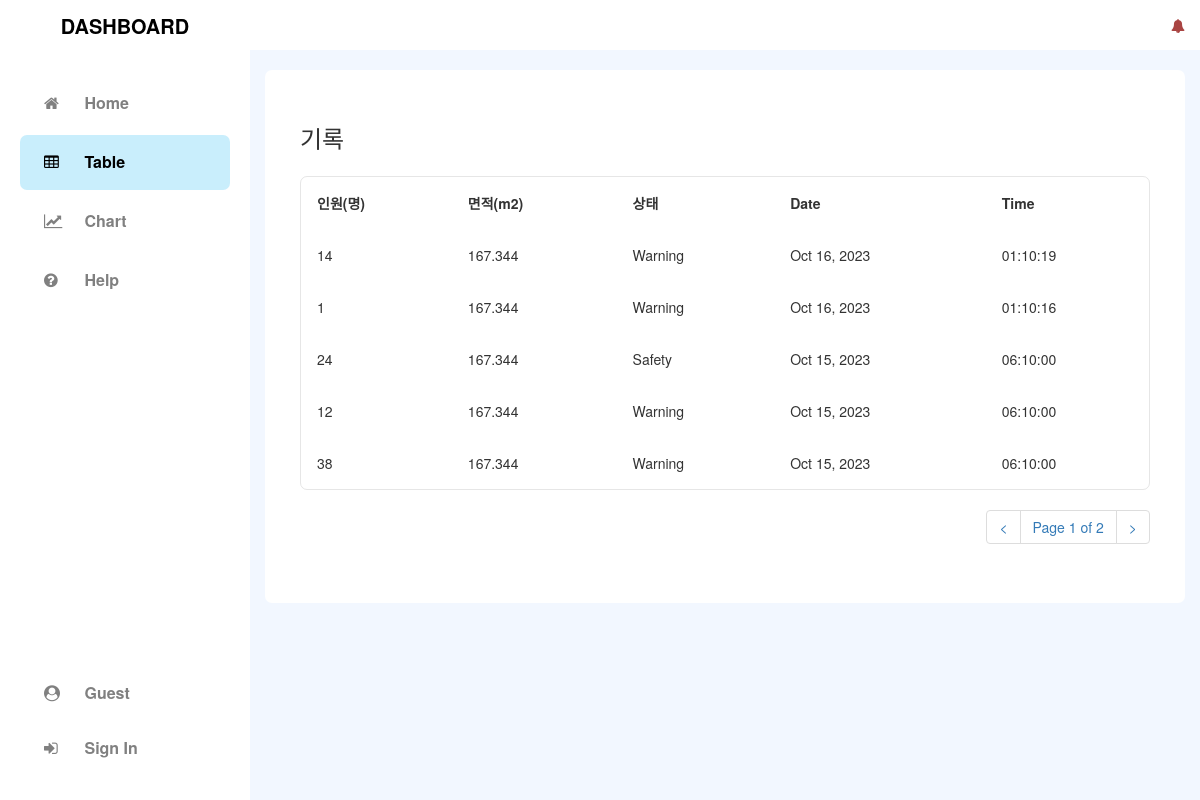
The page /table/index.php on the database its author committed.
### tables this page shows
CREATE TABLE IF NOT EXISTS `capstone_py` (
  `people_count` int(11) unsigned NOT NULL DEFAULT 0,
  `area_size` float unsigned NOT NULL DEFAULT 0,
  `status` text NOT NULL,
  `datetime` datetime NOT NULL DEFAULT current_timestamp(),
  PRIMARY KEY (`datetime`)
);

### assets/database/mysql_config.php (called while the page is built, shortened)
<?php
  $host = "localhost";
  $user = "root";
  $pw = "";
  $dbName = "capstone";
  try {
    $db_board = new mysqli($host, $user, $pw, $dbName);
    $db_board->set_charset("utf8");
    function query($db_board_query) {
      global $db_board;
      return $db_board->query($db_board_query);
    }
  } catch (Exception $e) {
    echo "DB 서버에 연결할 수 없습니다. 관리자에게 문의해주세요.";
  }
?>

### table/index.php (the view, shortened to what this page needs)
<?php require_once("../assets/database/mysql_config.php"); ?>
<!doctype html>
 <html class="no-js" lang="ko-KR">
<head>
  <link rel="stylesheet" href="https://cdnjs.cloudflare.com/ajax/libs/twitter-bootstrap/3.3.7/css/bootstrap.min.css"/>
  <link rel="stylesheet" href="https://cdnjs.cloudflare.com/ajax/libs/font-awesome/4.7.0/css/font-awesome.css"/>
  <link rel="stylesheet" href="../assets/css/style.css"/>
  <link rel="stylesheet" href="../assets/css/sidebar.css"/>
  <link rel="stylesheet" href="../assets/css/account.css"/>
  <link rel="stylesheet" href="../assets/css/admin.css"/>
</head>
<body>
  <div id="viewport">
    <?php require_once("../assets/components/nav/sidebar.php")?>
    <div id="content">
      <?php require_once("../assets/components/nav/header.php")?>
      <div class="container-fluid">
        <div id="layout_table">
          <div class="account-box">
            <h3>기록</h3>
            <table class="signlog-table">
              <thead>
              <tr>
                <th>인원(명)</th>
                <th>면적(m2)</th>
                <th>상태</th>
                <th>Date</th>
                <th>Time</th>
              </tr>
              </thead>
              <tbody>
                <?php
                  if(isset($_GET['page'])) {
                    $page = $_GET['page'];
                  } else {
                    $page = 1;
                  }
                  $sql = query("select * from capstone_py");
                  $row_num = mysqli_num_rows($sql);
                  $list = 5;
                  $total_page = ceil($row_num / $list);
                  $start_num = ($page-1) * $list;
                  $sql_tabledata = query("select * from capstone_py order by datetime desc limit $start_num, $list");
                  while($table_data = $sql_tabledata->fetch_array()) {
                    $table_data_people_count = $table_data['people_count'];
                    $table_data_area_size = $table_data['area_size'];
                    $table_data_status = $table_data['status'];
                    $table_data_datetime = $table_data['datetime'];
                    $table_data_date = date("M d, Y", strtotime($table_data_datetime));
                    $table_data_time = date("H:m:s", strtotime($table_data_datetime));
                ?>
                <tr>
                  <td data-th="인원(명)"><?php echo $table_data_people_count; ?></td>
                  <td data-th="면적(m2)"><?php echo $table_data_area_size; ?></td>
                  <td data-th="상태"><?php echo $table_data_status; ?></td>
                  <td data-th="Date"><?php echo $table_data_date; ?></td>
                  <td data-th="Time"><?php echo $table_data_time; ?></td>
                </tr>
                <?php } ?>
              </tbody>
            </table>
            <nav class="text-right">
              <div id="page_num">
                <ul class="pagination">
                  <?php
                    if($total_page != 0) {
                      if($page <= 1) {
                        echo "<li><a><</a></li>";
                      } else {
                        $pre = $page - 1;
                        echo "<li><a href='../table?page=$pre'><</a></li>";
                      }
                      echo "<li><a>Page $page of $total_page</a></li>";
                      if($page >= $total_page) {
                        echo "<li><a>></a></li>";
                      } else {
                      $next = $page + 1;
                        echo "<li><a href='../table?page=$next'>></a></li>";
                      }
                    }
                  ?>
                </ul>
              </div>
            </nav>
          </div>
        </div>
      </div>
    </div>
  </div>
</body>
</html>

### assets/components/nav/sidebar.php
<?php
  if(isset($_SESSION["loggedin"]) && $_SESSION["loggedin"] === true) {
    $result_myaccount = query("select * from users where id ='".$_SESSION["id"]."'");
    $row_myaccount = $result_myaccount->fetch_array();
    if ($row_myaccount['id'] == "1" && $row_myaccount['role'] == "Admin") {
      $sign_box = '
        <li>
          <a id="tab_adminpanel" href="../admin">
            <i class="fa fa-lock" aria-hidden="true"></i> Admin Panel
          </a>
        </li>
        <li>
          <a id="tab_mypage" href="../mypage">
            <i class="fa fa-user-circle-o" aria-hidden="true"></i> My Page
          </a>
        </li>
        <li>
          <a id="tab_signout" href="../signout">
            <i class="fa fa-sign-out" aria-hidden="true"></i> Sign Out
          </a>
        </li>';
    } else {
      $sign_box = '
        <li>
          <a id="tab_mypage" href="../mypage">
            <i class="fa fa-user-circle-o" aria-hidden="true"></i> My Page
          </a>
        </li>
        <li>
          <a id="tab_signout" href="../signout">
            <i class="fa fa-sign-out" aria-hidden="true"></i> Sign Out
          </a>
        </li>';
    }
  } else {
    $sign_box = '
      <li>
        <a style="cursor: default;">
          <i class="fa fa-user-circle" aria-hidden="true"></i> Guest
        </a>
        <a id="tab_signin" href="../signin">
          <i class="fa fa-sign-in" aria-hidden="true"></i> Sign In
        </a>
      </li>';
  }
?>
<div id="sidebar">
  <header>
    <a>DASHBOARD</a>
  </header>
  <ul class="nav">
    <li>
      <a id="tab_home" href="../">
        <i class="fa fa-home" aria-hidden="true"></i> Home
      </a>
    </li>
    <li>
      <a id="tab_table" href="../table">
        <i class="fa fa-table" aria-hidden="true"></i> Table
      </a>
    </li>
    <li>
      <a id="tab_chart" href="../chart">
        <i class="fa fa-line-chart" aria-hidden="true"></i> Chart
      </a>
    </li>
    <li>
      <a id="tab_help" href="../help">
        <i class="fa fa-question-circle" aria-hidden="true"></i> Help
      </a>
    </li>
  </ul>
  <ul class="nav" style="position: absolute; bottom: 0px; width: 100%">
    <?php echo $sign_box; ?>
  </ul>
</div>

### assets/components/nav/header.php (shortened to what this page needs)
<nav class="navbar navbar-default">
  <div class="container-fluid">
    <ul class="nav navbar-nav navbar-right m-nav">
      <li>
        <a><i class="fa fa-bell text-danger"></i></a>
      </li>
    </ul>
  </div>
</nav>

### assets/css/style.css (style rules this page uses)
body { background-color: #F2F7FF; }
#viewport { padding-left: 250px; -webkit-transition: all 0.5s ease; -moz-transition: all 0.5s ease; -o-transition: all 0.5s ease; transition: all 0.5s ease; }
#content { width: 100%; position: relative; margin-right: 0; }

### assets/css/sidebar.css (style rules this page uses)
#sidebar { z-index: 9999; position: fixed; left: 250px; width: 250px; height: 100%; margin-left: -250px; overflow-y: auto; background: #FFF; -webkit-transition: all 0.5s ease; -moz-transition: all 0.5s ease; -o-transition: all 0.5s ease; transition: all 0.5s ease; }
#sidebar header { font-size: 20px; line-height: 52px; text-align: center; }
#sidebar header a { color: #000; font-weight: bold; display: block; text-decoration: none; cursor: default; }
#sidebar .nav { margin: 20px 0; }
#sidebar .nav li { margin: 4px 0; }
#sidebar .nav a { color: #808080; font-size: 16px; font-weight: 600; padding: 16px 24px; margin: 0 20px; border-radius: 7px; }
#sidebar .nav a i { width: 20px; margin-right: 16px; }
.navbar { z-index: 1000; background: #FFF; border-radius: 0; border: 0; }
.m-nav { display: flex; float: right!important; margin-right: -15px; }

### assets/css/account.css (style rules this page uses)
.account-box { background: white; border-radius: 7px; padding: 35px; }
.account-box:first-child { margin-bottom: 15px; }
.account-box:last-child { margin-bottom: 15px; }
.signlog-table { margin-top: 25px; width: 100%; border: 1px solid rgb(128, 128, 128, .2); border-radius: 7px; overflow: hidden; border-collapse: unset; }
.signlog-table tr { border-top: 1px solid #ddd; border-bottom: 1px solid #ddd; }
.signlog-table th { display: none; }
.signlog-table td { display: block; }
.signlog-table td:first-child { padding-top: 8px; }
.signlog-table td:last-child { padding-bottom: 8px; }
.signlog-table td:before { content: attr(data-th) ": "; font-weight: bold; width: 80px; display: inline-block; }
@media (min-width: 480px) { .signlog-table td:before { display: none; } }
.signlog-table td, .signlog-table th { text-align: left; }
@media (min-width: 480px) { .signlog-table td, .signlog-table th { display: table-cell; padding: 4px 8px; } }
@media (min-width: 480px) { .signlog-table td:first-child, .signlog-table th:first-child { padding-left: 0; } }
@media (min-width: 480px) { .signlog-table td:last-child, .signlog-table th:last-child { padding-right: 0; } }
.signlog-table tr { border-color: #46637f; }
.signlog-table td, .signlog-table th { margin: 8px 16px; }
@media (min-width: 480px) { .signlog-table td, .signlog-table th { padding: 16px !important; } }

### table/index.php (style rules this page uses)
#sidebar .nav a#tab_table { background: #C9EEfC; color: #000; }

### rows shown on the page
capstone_py: people_count "14", area_size "167.344", status "Warning", datetime "Oct 16, 2023", datetime "01:10:19"
capstone_py: people_count "1", area_size "167.344", status "Warning", datetime "Oct 16, 2023", datetime "01:10:16"
capstone_py: people_count "24", area_size "167.344", status "Safety", datetime "Oct 15, 2023", datetime "06:10:00"
capstone_py: people_count "12", area_size "167.344", status "Warning", datetime "Oct 15, 2023", datetime "06:10:00"
capstone_py: people_count "38", area_size "167.344", status "Warning", datetime "Oct 15, 2023", datetime "06:10:00"

### other values the page prints
$page "1"
$total_page "2"
